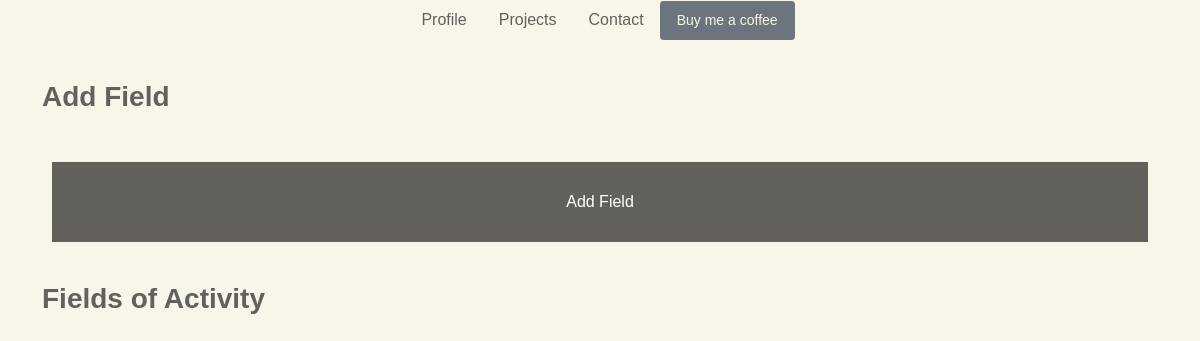
The page /field-management/ on the database as committed earlier.
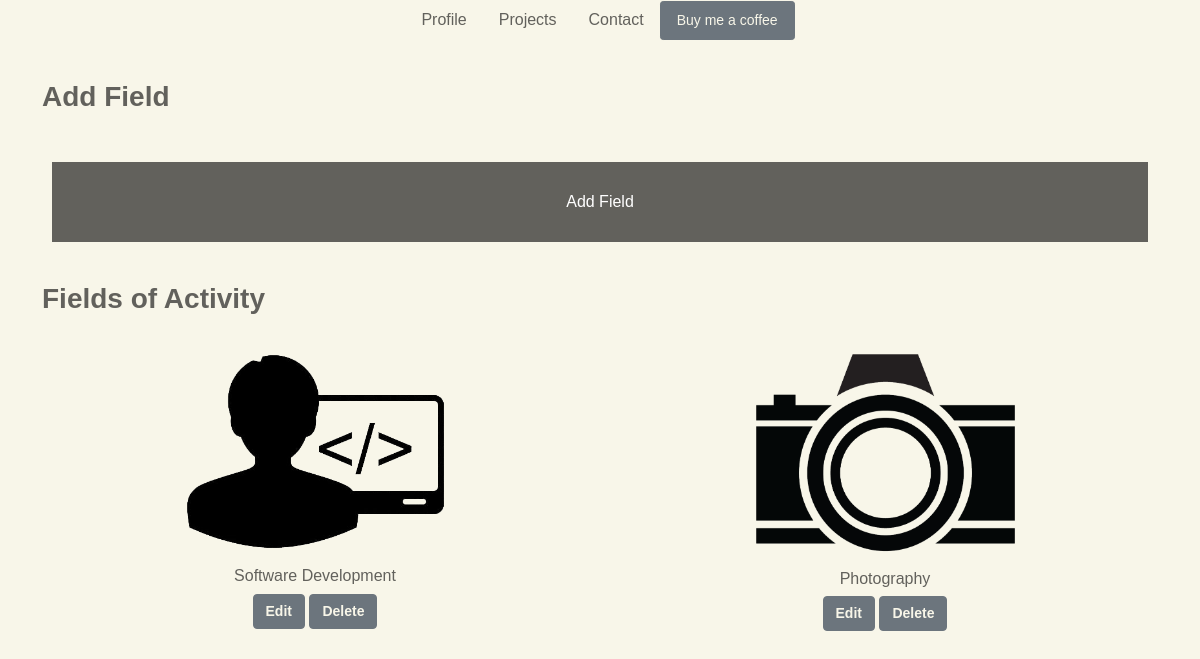
The same page on the database as committed later.
### matthewsportfolio/models.py (models this page shows, shortened)
class Field(models.Model):
    id = models.UUIDField(default=uuid.uuid4, unique=True, primary_key=True, editable=False)
    title = models.CharField(max_length=255)
    description = models.TextField(null=True, blank=True)
    logo = models.ImageField(null=True, blank=True)

### matthewsportfolio/views.py (the view)
# urls.py: path('field-management/', views.FieldManagementPage, name="field-management"),
def FieldManagementPage(request):
    fields = Field.objects.all()
    context = {'fields': fields}
    return render(request, 'base/field_management.html', context)

### matthewsportfolio/templates/base/field_management.html
{% extends 'base/main.html' %}
{% load static %}
{% block content %}
<section id="field-management">
    <div class="container pd-top-30">
        <div class="row justify-content-center">
            <h3 class="font-bold">Add Field</h3>
            <div class="col-12 pd-top-30 text-center">
                <div class="content mg-10 bg-gray pd-20"><a href="{% url 'add-field' %}" class="nav-link bg-gray">Add Field</a></div>
            </div>
        </div>
    </div>
</section>
<section id="fields">
    <div class="container pd-top-30">
        <div class="row justify-content-around">
            <h3 class="font-bold">Fields of Activity</h3>
            {% for field in fields %}
            <div class="field-column col-md-3 pd-top-30">
                <a href="{% url 'field' field.id %}"><img class="field-logo-home" src="{{ field.logo.url }}" alt="Field 1"></a>
                <div class="field-body">
                    <h6>{{ field.title }}</h6>
                    <div class="item-modifications">
                        <a href="{% url 'edit-field' field.id %}" class="btn btn-secondary">Edit</a>
                        <a href="{% url 'delete-field' field.id %}" class="btn btn-secondary">Delete</a>
                    </div>
                </div>
            </div>
            {% endfor %}
        </div>
    </div>
</section>
{% endblock content %}

Rows that differ between the two databases and show on the page:
added Field: logo (picture), title "Software Development"
added Field: logo (picture), title "Photography"
